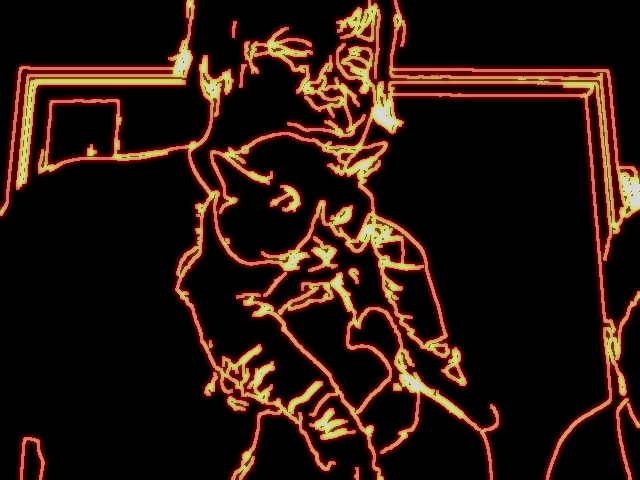
#> input picture sample_image.png, 640 x 480 px, given in place of the camera
$ python life_lightning.py
#> lines starting #> are read from the running program, lines starting #| are printed output that depends on the picture; after the words box and inside, x2 and y2 are one past the last pixel; in counts of white or black regions, pixels touching at a corner belong together
import cv2
import numpy as np
import time

def map_vitality_to_color(vitality):
    """
    生命力の強さに応じて色をマッピングします。
    生命力が高いほど黄色、低いほど青色になります。

    Parameters:
    - vitality (float): 0.0（低）から1.0（高）の値。

    Returns:
    - tuple: BGR形式の色。
    """
    # 黄色（高生命力）と青色（低生命力）のグラデーション
    blue = int(255 * (1 - vitality))
    green = int(255 * vitality)
    red = 255  # 常に最大値
    return (blue, green, red)

def add_flame_effect(edges, vitality):
    """
    エッジ部分に炎のような効果を追加します。

    Parameters:
    - edges (numpy.ndarray): エッジ検出結果の画像。
    - vitality (float): 生命力の強さ（0.0〜1.0）。

    Returns:
    - numpy.ndarray: 炎効果が追加されたカラー画像。
    """
    # エッジをカラー画像に変換
    edges_colored = cv2.cvtColor(edges, cv2.COLOR_GRAY2BGR)

    # 生命力に応じた色を取得
    flame_color = map_vitality_to_color(vitality)

    # エッジ部分に色を適用
    mask = edges > 0
    edges_colored[mask] = flame_color

    # エッジを膨張させて太くする
    kernel = np.ones((3,3), np.uint8)
    edges_dilated = cv2.dilate(edges_colored, kernel, iterations=1)

    # グロー効果の作成
    glow = cv2.GaussianBlur(edges_dilated, (15,15), 0)

    # グローとエッジを重ね合わせて立体感を出す
    combined = cv2.addWeighted(glow, 0.6, edges_colored, 0.4, 0)

    return combined

def create_depth_background(frame, gradient_top_color=(255, 0, 0), gradient_bottom_color=(0, 215, 255)):
    """
    フレームの背景に寒色系統から黄金色へのグラデーションを適用します。

    Parameters:
    - frame (numpy.ndarray): 元のフレーム画像。
    - gradient_top_color (tuple): グラデーションの上部の色（BGR）。
    - gradient_bottom_color (tuple): グラデーションの下部の色（BGR）。

    Returns:
    - numpy.ndarray: グラデーションが適用された背景画像。
    """
    height, width = frame.shape[:2]
    gradient = np.zeros((height, width, 3), dtype=np.uint8)

    for y in range(height):
        alpha = y / height
        color = [
            int(gradient_top_color[i] * (1 - alpha) + gradient_bottom_color[i] * alpha)
            for i in range(3)
        ]
        gradient[y, :] = color

    return gradient

def combine_with_background(flame_effect, background):
    """
    炎効果と背景を組み合わせます。

    Parameters:
    - flame_effect (numpy.ndarray): 炎効果が適用された画像。
    - background (numpy.ndarray): グラデーション背景画像。

    Returns:
    - numpy.ndarray: 背景と炎効果が組み合わさった最終画像。
    """
    # エッジ部分のマスクを作成
    edges_gray = cv2.cvtColor(flame_effect, cv2.COLOR_BGR2GRAY)
    _, mask = cv2.threshold(edges_gray, 1, 255, cv2.THRESH_BINARY)
    mask_inv = cv2.bitwise_not(mask)

    # 背景部分をマスクして取り出す
    background_part = cv2.bitwise_and(background, background, mask=mask_inv)

    # 炎効果部分をマスクして取り出す
    flame_part = cv2.bitwise_and(flame_effect, flame_effect, mask=mask)

    # 背景と炎効果を合成
    combined = cv2.add(background_part, flame_part)

    return combined

def nothing(x):
    pass

def main():
    # カメラの初期化（Device ID 0）
    cap = cv2.VideoCapture(0)

    # カメラが正しく開けたか確認
    if not cap.isOpened():
        print("カメラを開くことができませんでした。デバイスID 0を確認してください。")
        return

    print("エッジ検出と炎エフェクトが起動しました。'q' キーを押すと終了します。")

    # トラックバーのウィンドウを作成
    cv2.namedWindow('Enhanced Edge Flames with Depth')
    cv2.createTrackbar('Vitality', 'Enhanced Edge Flames with Depth', 50, 100, nothing)

    # 炎エフェクトの動的変化用タイマー
    start_time = time.time()

    while True:
        ret, frame = cap.read()
#> frame is the input picture: shape (480, 640, 3); mean B, G, R 13.4, 20.7, 40.2

        if not ret:
            print("カメラからフレームを取得できませんでした。")
            break

        # フレームをグレースケールに変換
        gray = cv2.cvtColor(frame, cv2.COLOR_BGR2GRAY)

        # ガウシアンブラーを適用してノイズを低減
        blurred = cv2.GaussianBlur(gray, (5, 5), 0)

        # Cannyエッジ検出を適用
        edges = cv2.Canny(blurred, 50, 150)
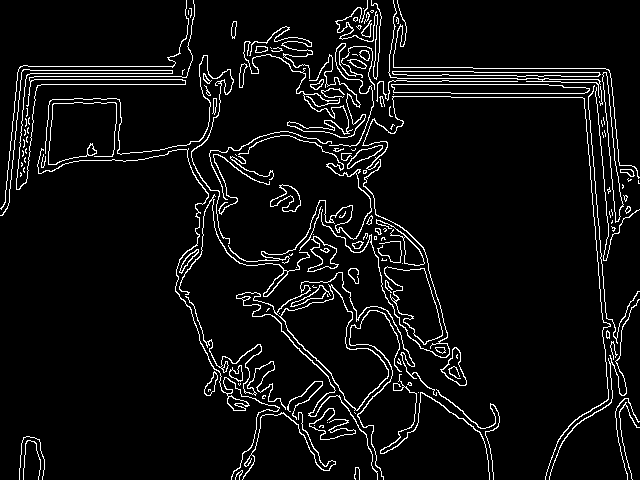
#> edges: shape (480, 640); 6.1% white in thin lines or dots

        # トラックバーから生命力を取得
        vitality = cv2.getTrackbarPos('Vitality', 'Enhanced Edge Flames with Depth') / 100.0

        # エッジ部分に炎の効果を追加
        flame_effect = add_flame_effect(edges, vitality)
#> in add_flame_effect, `edges_colored = cv2.cvtColor(edges, cv2.COLOR_GRAY2BGR)`: edges_colored: shape (480, 640, 3); 6.1% white in thin lines or dots
#> in add_flame_effect, `mask = edges > 0`: mask: shape (480, 640) bool; 6.1% white in thin lines or dots
#> in add_flame_effect, `edges_colored[mask] = flame_color`:
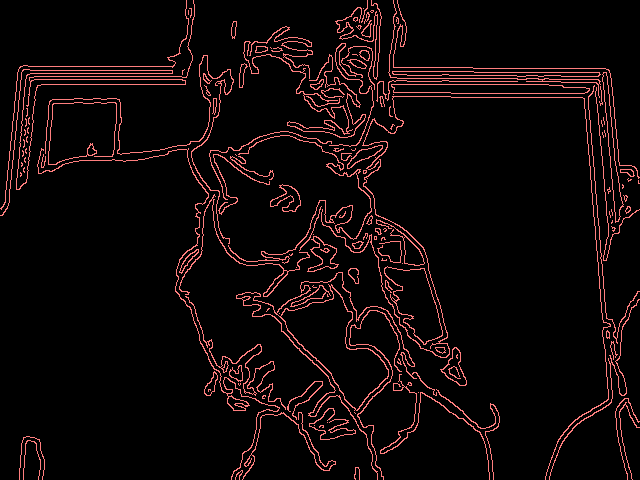
#> edges_colored: shape (480, 640, 3); mean B, G, R 7.8, 7.8, 15.6
#> in add_flame_effect, `glow = cv2.GaussianBlur(edges_dilated, (15,15), 0)`:
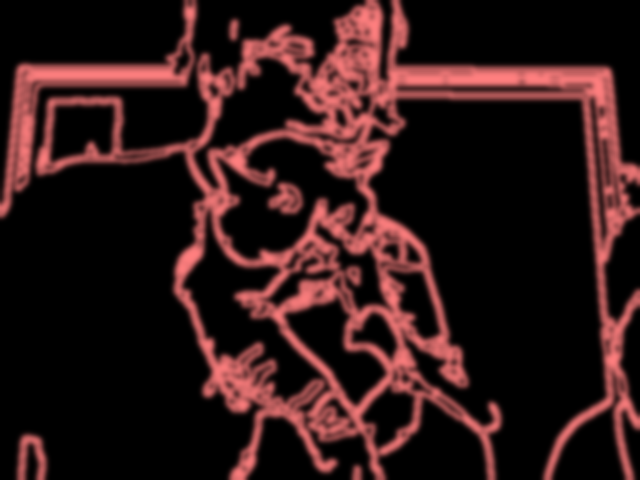
#> glow: shape (480, 640, 3); mean B, G, R 24.3, 24.3, 48.8

        # 背景にグラデーションを適用
        background = create_depth_background(frame)
#> after the loop in create_depth_background, `for y in range(height):`:
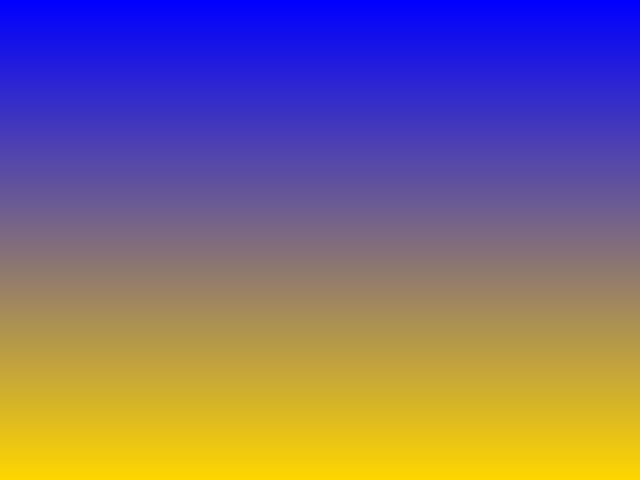
#> gradient: shape (480, 640, 3); mean of channels 0, 1, 2 127.3, 106.8, 126.8; drawn as B, G, R

        # 炎効果と背景を組み合わせる
        combined = combine_with_background(flame_effect, background)
#> in combine_with_background, `_, mask = cv2.threshold(edges_gray, 1, 255, cv2.THRESH_BINARY)`:
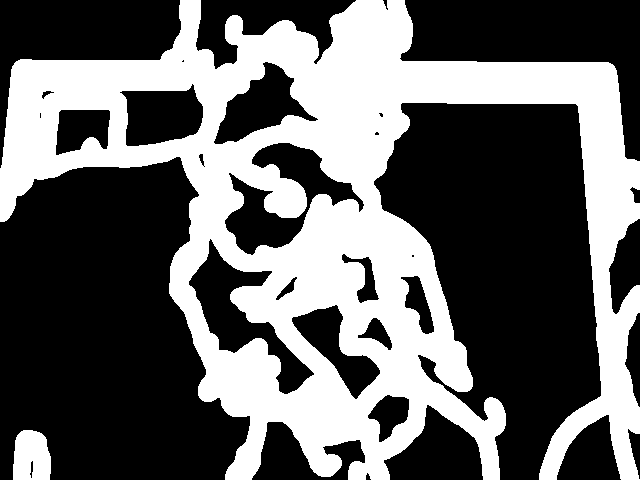
#> mask: shape (480, 640); 39.4% white; 2 white regions, box (x1, y1, x2, y2) and area: (0, 0, 640, 480) 119281, (13, 430, 51, 480) 1643
#> in combine_with_background, `background_part = cv2.bitwise_and(background, background, mask=mask_inv)`:
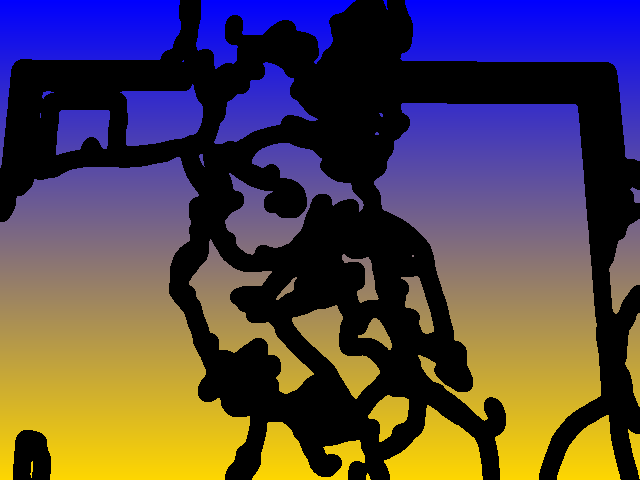
#> background_part: shape (480, 640, 3); mean of channels 0, 1, 2 74, 67.4, 80; drawn as B, G, R
#> in combine_with_background, `combined = cv2.add(background_part, flame_part)`:
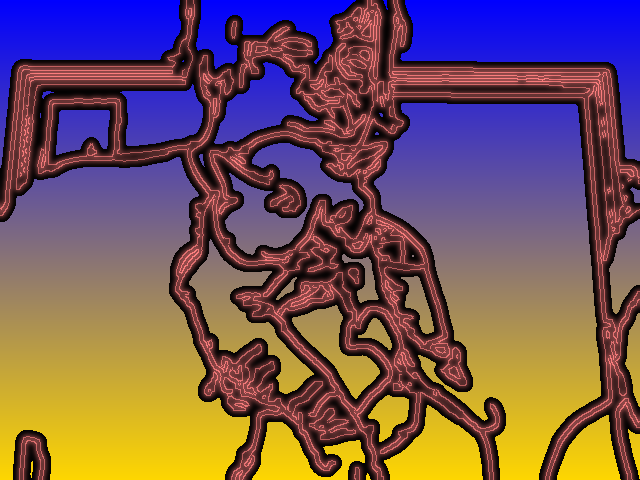
#> combined: shape (480, 640, 3); mean of channels 0, 1, 2 91.7, 85.1, 115.5; drawn as B, G, R

        # 結果を表示
        cv2.imshow('Enhanced Edge Flames with Depth', combined)

        # 'q' キーが押されたらループを抜ける
        if cv2.waitKey(1) & 0xFF == ord('q'):
#> (key q is pressed here)
            print("エッジ検出と炎エフェクトを終了します。")
            break

    # カメラを解放し、全てのOpenCVウィンドウを閉じる
    cap.release()
    cv2.destroyAllWindows()

if __name__ == "__main__":
    main()
